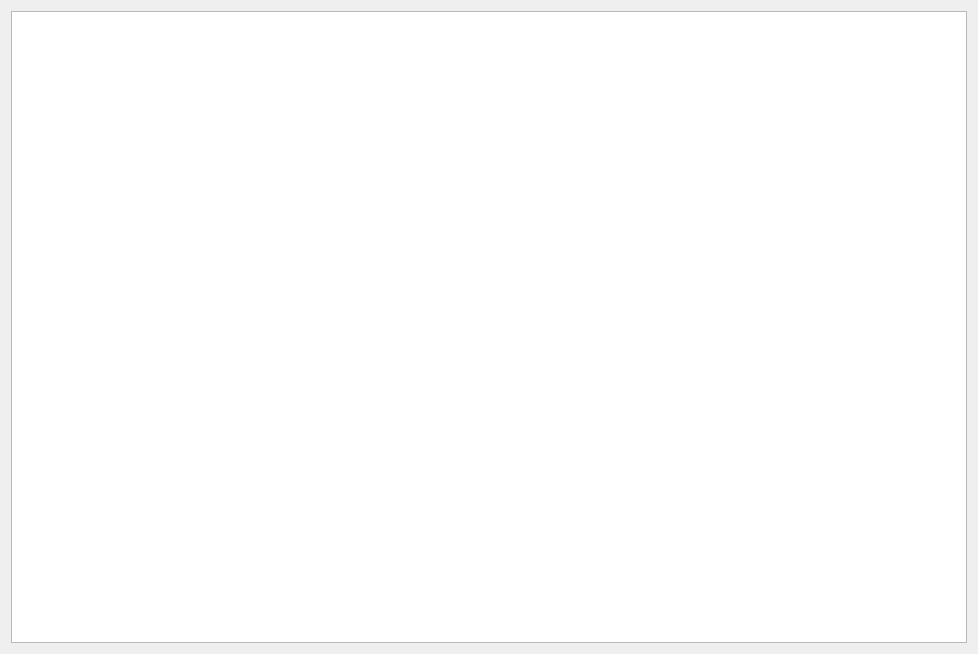
<?xml version="1.0" encoding="UTF-8"?>
<ui version="4.0">
 <class>DeltaWindow</class>
 <widget class="QDialog" name="DeltaWindow">
  <property name="geometry">
   <rect>
    <x>0</x>
    <y>0</y>
    <width>978</width>
    <height>654</height>
   </rect>
  </property>
  <property name="windowTitle">
   <string>Dialog</string>
  </property>
  <layout class="QVBoxLayout" name="verticalLayout">
   <item>
    <widget class="QTableView" name="tableView"/>
   </item>
  </layout>
 </widget>
 <resources/>
 <connections/>
</ui>
